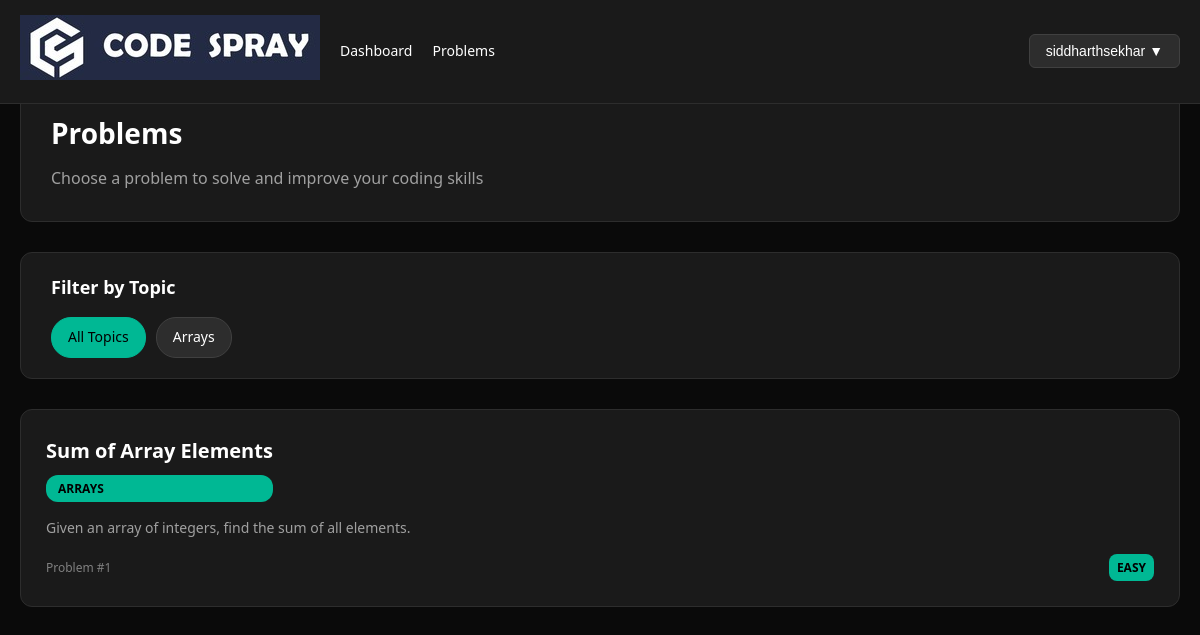
The page /problems/ (signed in) on the database as committed earlier.
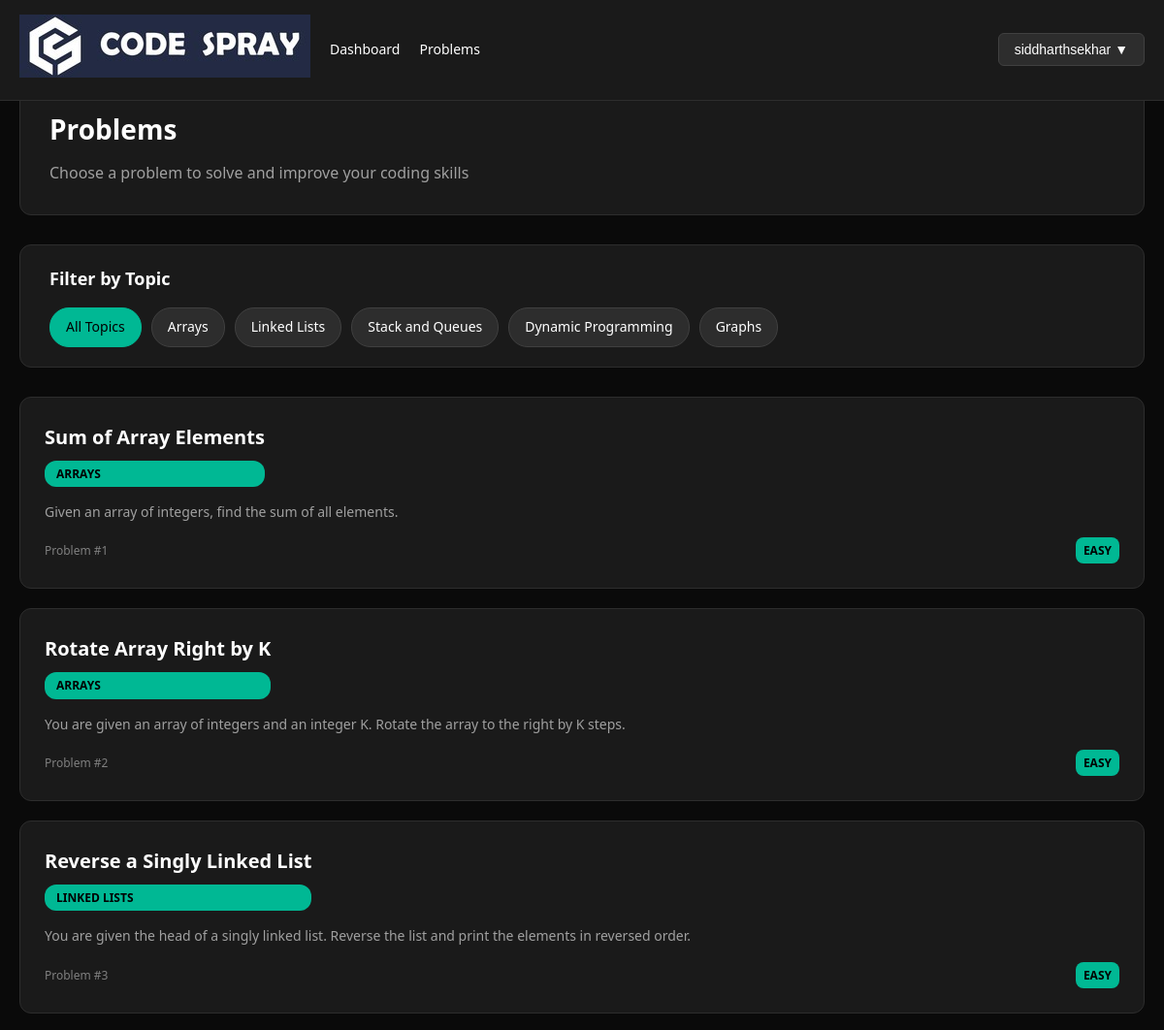
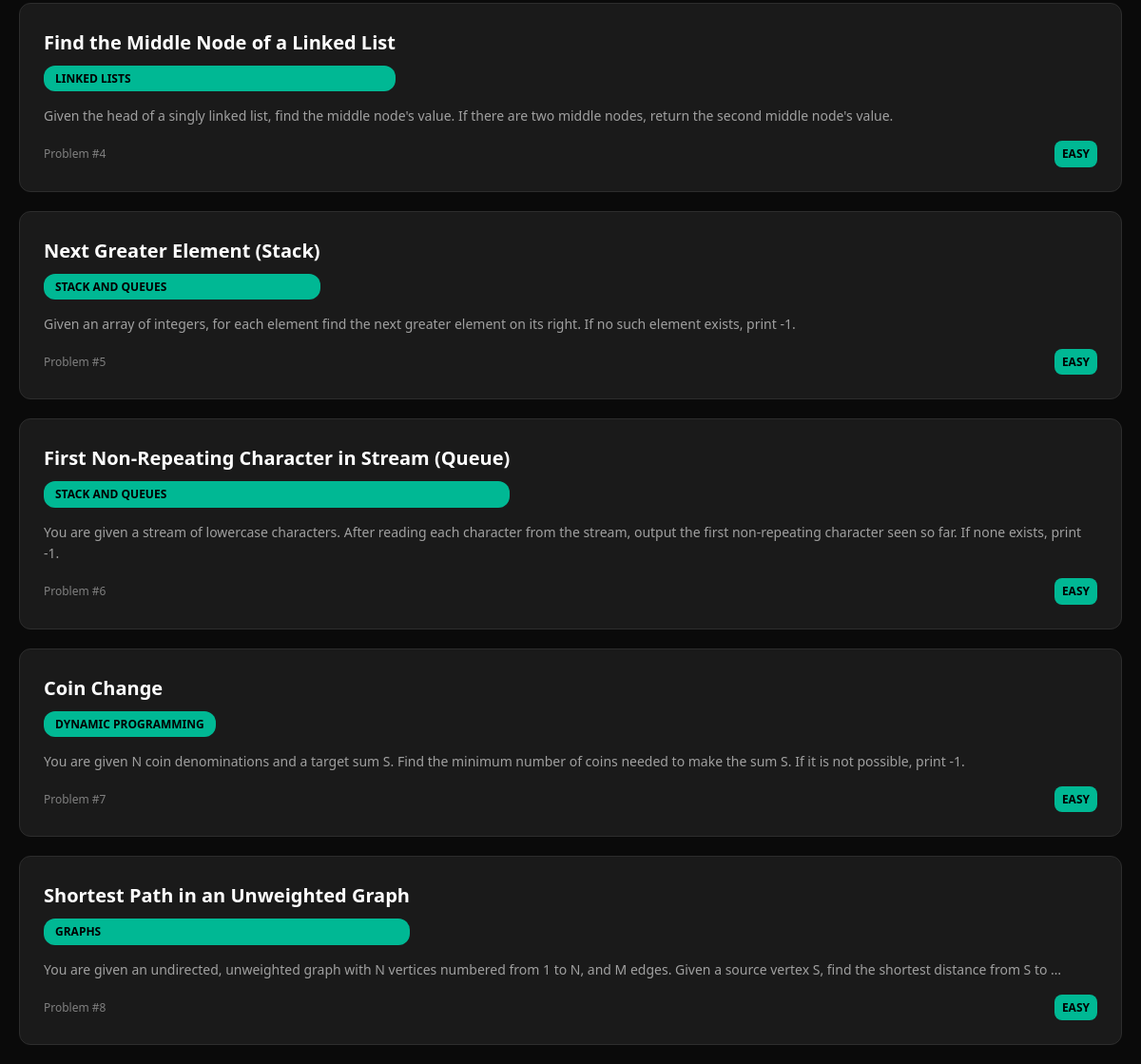
The same page on the database as committed later (2 pictures, top to bottom).
### problems/models.py (models this page shows, shortened)
class Topic(models.Model):
    name = models.CharField(max_length=100)

class Problem(models.Model):
    title = models.CharField(max_length=200)
    description = models.TextField()
    topic = models.ForeignKey(Topic, on_delete=models.CASCADE)
    input_desc = models.TextField(blank=True)
    output_desc = models.TextField(blank=True)
    constraints = models.TextField(blank=True)

### problems/views.py (the view)
# urls.py: path('', views.problem_list, name='problem_list'),
@login_required
@session_valid_required
@never_cache
def problem_list(request):
    topic_filter = request.GET.get('topic')
    topics = Topic.objects.all()
    if topic_filter:
        problems = Problem.objects.filter(topic__name=topic_filter)
    else:
        problems = Problem.objects.all()
    return render(request, 'problems/problem_list.html', {
        'problems': problems,
        'topics': topics,
        'selected_topic': topic_filter
    })

### users/views.py (called while the page is built)
def session_valid_required(view_func):
    @wraps(view_func)
    def _wrapped_view(request, *args, **kwargs):
        if not request.user.is_authenticated:
            return redirect('login_root')
        last_activity = request.session.get('last_activity', 0)
        if time.time() - last_activity > 3600:  # 1 hour
            logout(request)
            request.session.flush()
            return redirect('login_root')  # Use root-level login URL
        request.session['last_activity'] = time.time()
        return view_func(request, *args, **kwargs)
    return _wrapped_view

    def process_request(self, request):
        if request.user.is_authenticated:
            request.session['last_activity'] = time.time()
        return None

    def process_response(self, request, response):
        if request.user.is_authenticated:
            response['Cache-Control'] = 'no-store, no-cache, must-revalidate, max-age=0'
            response['Pragma'] = 'no-cache'
            response['Expires'] = '0'
        return response

### problems/templates/problems/problem_list.html (shortened to what this page needs)
{% extends 'base.html' %}
{% load static %}
{% block content %}
<link rel="stylesheet" href="{% static 'problems/css/problem_list.css' %}">
<div class="fixed-nav">
    <div class="nav-left">
        <div class="logo-section">
            <img src="{% static 'images/FULL-LOGO.jpg' %}" alt="Online Judge Logo" class="nav-logo">
        </div>
        <a href="{% url 'dashboard' %}" class="nav-link">Dashboard</a>
        <a href="{% url 'problem_list' %}" class="nav-link">Problems</a>
    </div>
    <div class="user-dropdown">
        <button class="user-dropdown-btn" onclick="toggleUserDropdown()">
            {{ user.username }} ▼
        </button>
    </div>
</div>
<div class="problem-list-container">
    <div class="problem-list-header">
        <h1 class="header-title">Problems</h1>
        <p class="header-subtitle">Choose a problem to solve and improve your coding skills</p>
    </div>
    <div class="filters-section">
        <h2 class="filter-title">Filter by Topic</h2>
        <div class="topic-filters">
            <a href="{% url 'problem_list' %}" class="topic-filter {% if not selected_topic %}active{% endif %}">
                All Topics
            </a>
            {% for topic in topics %}
                <a href="{% url 'problem_list' %}?topic={{ topic.name }}"
                   class="topic-filter {% if topic.name == selected_topic %}active{% endif %}">
                    {{ topic.name }}
                </a>
            {% endfor %}
        </div>
    </div>
    <div class="problems-grid">
        {% for problem in problems %}
            <a href="{% url 'problem_detail' problem.id %}" class="problem-card">
                <div class="problem-card-header">
                    <div>
                        <h3 class="problem-title">{{ problem.title }}</h3>
                        <div class="problem-topic">{{ problem.topic.name }}</div>
                    </div>
                </div>
                <div class="problem-description">
                    {{ problem.description|truncatewords:30 }}
                </div>
                <div class="problem-meta">
                    <span>Problem #{{ problem.id }}</span>
                    <span class="problem-difficulty difficulty-easy">Easy</span>
                </div>
            </a>
        {% empty %}
            <div class="empty-state">
                <h3>No Problems Found</h3>
                <p>No problems are available for the selected topic. Please try a different filter or check back later.</p>
            </div>
        {% endfor %}
    </div>
</div>
{% endblock %}

### templates/base.html (shortened to what this page needs)
{% load static %}
<!DOCTYPE html>
<html lang="en">
<head>
</head>
<body>
  <div class="content">
    {% block content %}{% endblock %}
  </div>
</body>
</html>

### problems/static/problems/css/problem_list.css (style rules this page uses)
* { margin: 0; padding: 0; box-sizing: border-box; }
body { background: #0a0a0a; color: #ffffff; font-family: 'Segoe UI', Tahoma, Geneva, Verdana, sans-serif; line-height: 1.6; }
.fixed-nav { position: fixed; top: 0; left: 0; right: 0; background: #1a1a1a; border-bottom: 1px solid #2d2d2d; padding: 15px 20px; z-index: 1000; display: flex; justify-content: space-between; align-items: center; }
.nav-left { display: flex; align-items: center; gap: 20px; }
.nav-link { color: #ffffff; text-decoration: none; font-size: 14px; font-weight: 500; transition: color 0.3s ease; }
.user-dropdown { position: relative; display: inline-block; }
.user-dropdown-btn { background: #2d2d2d; color: #ffffff; border: 1px solid #404040; padding: 8px 16px; border-radius: 6px; cursor: pointer; font-size: 14px; font-weight: 500; transition: all 0.3s ease; }
.problem-list-container { max-width: 1200px; margin: 0 auto; padding: 20px; padding-top: 80px; }
.problem-list-header { background: #1a1a1a; border-radius: 12px; padding: 30px; margin-bottom: 30px; border: 1px solid #2d2d2d; }
.header-title { font-size: 28px; font-weight: 600; color: #ffffff; margin-bottom: 10px; }
.header-subtitle { color: #a0a0a0; font-size: 16px; }
.filters-section { background: #1a1a1a; border-radius: 12px; padding: 20px 30px; margin-bottom: 30px; border: 1px solid #2d2d2d; }
.filter-title { font-size: 18px; font-weight: 600; color: #ffffff; margin-bottom: 15px; }
.topic-filters { display: flex; gap: 10px; flex-wrap: wrap; }
.topic-filter { background: #2d2d2d; color: #ffffff; border: 1px solid #404040; padding: 8px 16px; border-radius: 20px; text-decoration: none; font-size: 14px; font-weight: 500; transition: all 0.3s ease; }
.topic-filter.active { background: #00b894; color: #000000; border-color: #00b894; }
.problems-grid { display: grid; gap: 20px; }
.problem-card { background: #1a1a1a; border-radius: 12px; padding: 25px; border: 1px solid #2d2d2d; transition: all 0.3s ease; text-decoration: none; color: inherit; }
.problem-card-header { display: flex; justify-content: space-between; align-items: flex-start; margin-bottom: 15px; }
.problem-title { font-size: 20px; font-weight: 600; color: #ffffff; margin-bottom: 8px; }
.problem-topic { background: #00b894; color: #000000; padding: 4px 12px; border-radius: 12px; font-size: 12px; font-weight: 600; text-transform: uppercase; }
.problem-description { color: #a0a0a0; font-size: 14px; line-height: 1.6; margin-bottom: 15px; display: -webkit-box; -webkit-line-clamp: 2; -webkit-box-orient: vertical; overflow: hidden; }
.problem-meta { display: flex; justify-content: space-between; align-items: center; font-size: 12px; color: #808080; }
.problem-difficulty { padding: 4px 8px; border-radius: 8px; font-weight: 600; text-transform: uppercase; }
.difficulty-easy { background: #00b894; color: #000000; }

### templates/base.html (style rules this page uses)
* { margin: 0; padding: 0; box-sizing: border-box; }
body { font-family: 'Segoe UI', Tahoma, Geneva, Verdana, sans-serif; line-height: 1.6; }
.content { min-height: 100vh; }

Rows that differ between the two databases and show on the page:
added Topic: name "Linked Lists"
added Topic: name "Stack and Queues"
added Topic: name "Dynamic Programming"
added Topic: name "Graphs"
added Problem: title "Rotate Array Right by K", topic.name "ARRAYS", description "You are given an array of integers and an integer K. Rotate the array to the right by K steps.", id "2"
added Problem: title "Reverse a Singly Linked List", topic.name "LINKED LISTS", description "You are given the head of a singly linked list. Reverse the list and print the elements in reversed order.", id "3"
added Problem: title "Find the Middle Node of a Linked List", topic.name "LINKED LISTS", description "Given the head of a singly linked list, find the middle node's value. If there are two middle nodes, return the second middle node's value.", id "4"
added Problem: title "Next Greater Element (Stack)", topic.name "STACK AND QUEUES", description "Given an array of integers, for each element find the next greater element on its right. If no such element exists, print -1.", id "5"
added Problem: title "First Non-Repeating Character in Stream (Queue)", topic.name "STACK AND QUEUES", description "You are given a stream of lowercase characters. After reading each character from the stream, output the first non-repeating character seen so far. If none exists, print -1.", id "6"
added Problem: title "Coin Change", topic.name "DYNAMIC PROGRAMMING", description "You are given N coin denominations and a target sum S. Find the minimum number of coins needed to make the sum S. If it is not possible, print -1.", id "7"
added Problem: title "Shortest Path in an Unweighted Graph", topic.name "GRAPHS", description "You are given an undirected, unweighted graph with N vertices numbered from 1 to N, and M edges. Given a source vertex S, find the shortest distance from S to …", id "8"
